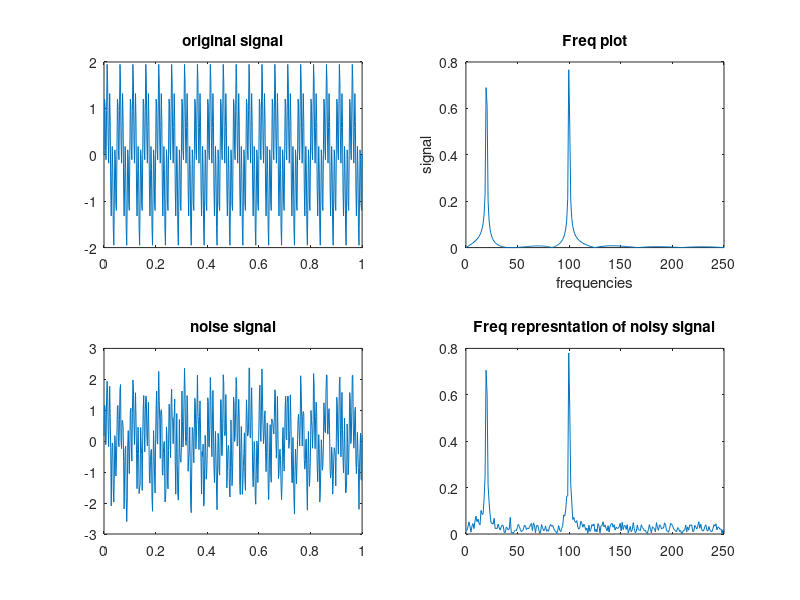
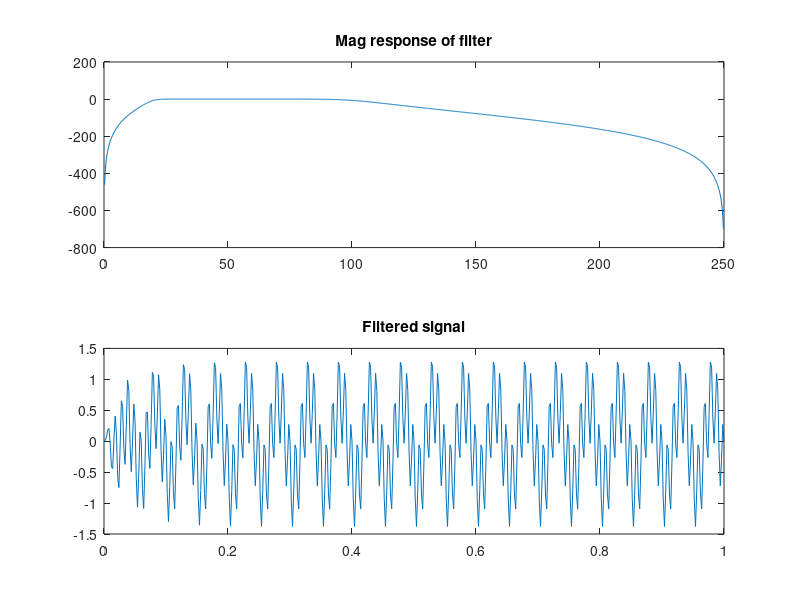

Recreate these plots in MATLAB, in order.
clc;
close all;
fs=500;
f=100;
n=0:(1/fs):1;
x=sin(2*pi*f*n)+sin(2*pi*(f/5)*n);
figure;
subplot(2,2,1);
plot(n,x);
title('original signal');
L=500;
NFFT=2^nextpow2(L);
y=fft(x,NFFT)/L;
freq_anlg=fs/2*linspace(0,1,NFFT/2+1);
%[b,a]=butter(0,wn,'bandpass');
%plot(f,x);
subplot(2,2,2);
plot(freq_anlg,2*abs(y(1:NFFT/2+1)));
xlabel('frequencies');
ylabel('signal');
title('Freq plot');
nx=awgn(x,10);
subplot(2,2,3);
plot(n,nx);
title('noise signal');
ny=fft(nx,NFFT)/L;
subplot(2,2,4);
plot(freq_anlg,2*abs(ny(1:NFFT/2+1)));
title('Freq represntation of noisy signal');

%design filter
o=5;
wn=[20 100]*2/fs;
[b,a]=butter(o,wn,'bandpass');
[h,w]=freqz(b,a,1024,fs);
figure;
subplot(2,1,1);
plot(w,20*log(abs(h)));
title('Mag response of filter');

%filter
yf=filter(b,a,x);
subplot(2,1,2);
plot(n,yf);
title('Filtered signal');